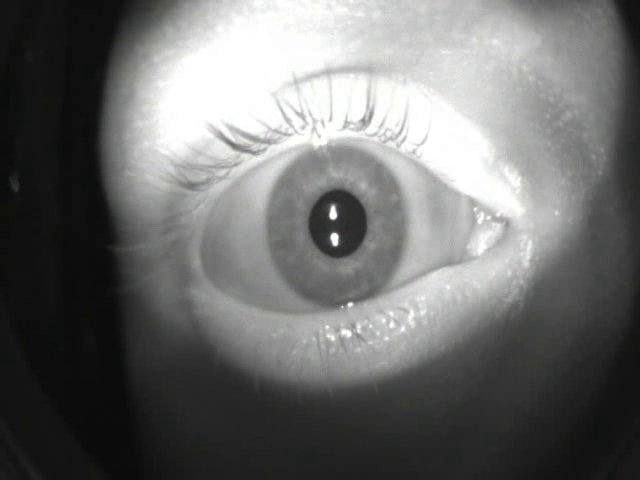
//> input picture frame 12 of Video1.avi, 640 x 480 px
$ ./Main   (built with g++ and OpenCV 4)
//> lines starting //> are read from the running program, lines starting //| are printed output that depends on the picture; after the words box and inside, x2 and y2 are one past the last pixel; in counts of white or black regions, pixels touching at a corner belong together
#define _USE_MATH_DEFINES

#include "opencv2/video/background_segm.hpp"
#include "opencv2/highgui.hpp"
#include "opencv2/imgproc.hpp"
#include "opencv2/videoio.hpp"

#include "opencv2/highgui.hpp"
#include "opencv2/imgproc.hpp"
#include "opencv2/core.hpp"
#include "opencv2/features2d.hpp"

#include <vector>
#include <fstream>
#include <iostream>
#include <math.h>

using namespace std;
using namespace cv;
using std::cout;

double angulo = 0;

int tampleX = 0;
cv::Mat temple;

int zoom = 4;
int thresh = 66;
int matrix[1000][3];
bool visualization = false;

typedef struct _Eye {

	Point* center;
	float pupilSize;

} Eye;

Eye getPupilCenter(Mat frame)
{
    Point* defPoint = new Point(0, 0);
	float defSize = 0;

	Eye eye = { defPoint, defSize };
    Mat subFrame, frame_gray, tempMAT;

    //Corte da imagem e conversão de RGB para tons de cinza

	int roiX = frame.cols * 0.30;
	int roiY = frame.rows * 0.20;
	int roiW = frame.cols * 0.50;
	int roiH = frame.rows * 0.60;

    Rect ROI = Rect(roiX, roiY, roiW, roiH);
    subFrame = frame(ROI);

    cvtColor(subFrame, frame_gray, CV_RGB2GRAY);

    //Limiar
    threshold(frame_gray, frame_gray, thresh, 255, 1);

    //Canny
    Canny(frame_gray, frame_gray, 100, 255);

    //Morfologia
    Mat kernel;
    int tamanho = 5;
    kernel = cv::getStructuringElement(CV_SHAPE_RECT, cv::Size(tamanho, tamanho));
    dilate(frame_gray, frame_gray, kernel, Point(-1, -1), 2, 1, 1);
    erode(frame_gray, frame_gray, kernel, Point(-1, -1), 2, 1, 1);

    //Detecção de bordas
    vector<vector<Point> > contornos;
    vector<Vec4i> hierarquia;

    findContours(frame_gray, contornos, hierarquia, CV_RETR_EXTERNAL, CV_CHAIN_APPROX_NONE, Point(roiX, roiY));

    if (contornos.empty())
        return eye;

    int indiceDoContorno, areaDoContorno = 0, temp;
    vector<Point> contorno;
    for (unsigned int i = 0; i < contornos.size(); i++)
    {
        contorno = contornos[i];
        temp = contourArea(contorno);
        if (temp >= areaDoContorno)
        {
            indiceDoContorno = i;
            areaDoContorno = temp;
        }
    }

    Mat contourMat(frame.rows, frame.cols, CV_8UC3);

    //BOUNDING-BOX
    Rect aux = boundingRect(contornos[indiceDoContorno]);

    drawContours(contourMat, contornos, indiceDoContorno, Scalar(255, 255, 255), 1, 8, hierarquia, 0);

    if (contourArea(contornos[indiceDoContorno]) > 80)
    {
        //Desenho contornos e bounding-box
        rectangle(contourMat, aux, Scalar(0, 255, 0), 1);

        Point centro(aux.x + aux.width / 2, aux.y + aux.height / 2);
        eye.pupilSize = aux.width / 2;
        eye.center = &centro;

        if (eye.pupilSize == 0) eye.pupilSize = aux.width / 2;
    }
    else{
        //cout << contourArea(contornos[indiceDoContorno]);
        //imshow("Problema", contourMat);
        //waitKey(0);
    }
    return eye;
}

Eye getPupilCenterNew(Mat frame)
{
	Point* defPoint = new Point(0, 0);
	float defSize = 0;

	Eye eye = { defPoint, defSize };
	Mat subFrame, frame_gray, tempMAT;

	// Set ROI

	int roiX = frame.cols * 0.30;
	int roiY = frame.rows * 0.20;
	int roiW = frame.cols * 0.50;
	int roiH = frame.rows * 0.60;
	subFrame = frame(Rect(roiX, roiY, roiW, roiH));

	//Corte da imagem e conversão de RGB para tons de cinza

	cvtColor(subFrame, frame_gray, CV_RGB2GRAY);

	//Limiar
	threshold(frame_gray, frame_gray, thresh, 255, 1);

	// [11 lines of commented-out code are left out]
	vector<vector<Point> > contornos;
	vector<Vec4i> hierarquia;

	findContours(frame_gray, contornos, hierarquia, CV_RETR_EXTERNAL, CV_CHAIN_APPROX_NONE, Point(roiX, roiY));
	if (contornos.empty()) return eye;

	int indiceDoContorno, areaDoContorno = 0, temp;
	vector<Point> contorno;

	for (unsigned int i = 0; i < contornos.size(); i++)
	{
		contorno = contornos[i];
		temp = contourArea(contorno);
		if (temp >= areaDoContorno)
		{
			indiceDoContorno = i;
			areaDoContorno = temp;
		}
	}

	Mat contourMat(frame.rows, frame.cols, CV_8UC3);

	//BOUNDING-BOX
	Rect aux = boundingRect(contornos[indiceDoContorno]);
	drawContours(contourMat, contornos, indiceDoContorno, Scalar(255, 255, 255), 1, 8, hierarquia, 0);

	if (contourArea(contornos[indiceDoContorno]) > 80)
	{
		//Desenho contornos e bounding-box
		rectangle(contourMat, aux, Scalar(0, 255, 0), 1);

		Point centro(aux.x + aux.width / 2, aux.y + aux.height / 2);
		eye.pupilSize = aux.width / 2;
		eye.center->x = centro.x;
		eye.center->y = centro.y;

		if (eye.pupilSize == 0) eye.pupilSize = aux.width / 2;

	}

	return eye;

}

void compareCenter(VideoCapture capture)
{
	Mat frame;
	capture.read(frame);
//> frame is the input picture: 480 rows x 640 cols, CV_8UC3; mean B, G, R 109.7, 110.1, 109.9

	while (true)
	{

		// Pupila usando técnica original

			Mat frame_original = frame.clone();

			Eye original;
			original = getPupilCenter(frame_original);
//> in getPupilCenter, `subFrame = frame(ROI);`:
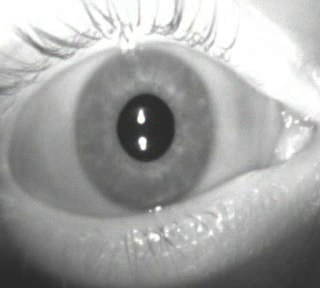
//> subFrame: 288 rows x 320 cols, CV_8UC3; mean B, G, R 163.8, 164.4, 164
//> in getPupilCenter, `threshold(frame_gray, frame_gray, thresh, 255, 1);`:
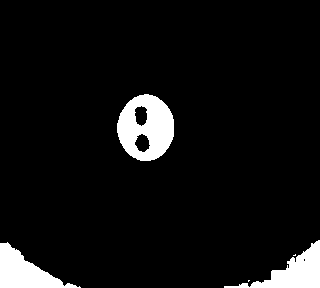
//> frame_gray: 288 rows x 320 cols, CV_8UC1; 6.5% white; 5 white regions (2 under 20 px), largest, box (x1, y1, x2, y2) and area: (117, 94, 174, 161) 2593, (0, 242, 81, 288) 1717, (224, 240, 320, 288) 1702
//> in getPupilCenter, `erode(frame_gray, frame_gray, kernel, Point(-1, -1), 2, 1, 1);`:
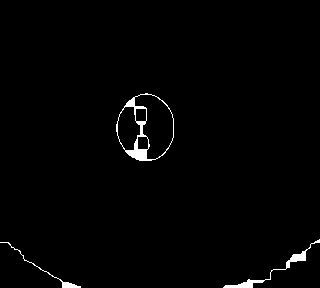
//> frame_gray: 288 rows x 320 cols, CV_8UC1; 1.3% white; 3 white regions
//> in getPupilCenter, `findContours(frame_gray, contornos, hierarquia, CV_RETR_EXTERNAL, CV_C..`: contornos = 3 contours; box (x1, y1, x2, y2) and area: (308, 189, 366, 257) 2974, (415, 335, 512, 384) 262, (192, 338, 273, 384) 77
//> the loop in getPupilCenter, `for (unsigned int i = 0; i < contornos.size(); i++)` made 3 passes
//> (temp, areaDoContorno) on passes 1 to 3: (77, 77), (262, 262), (2974, 2974)
//> after the loop in getPupilCenter, `for (unsigned int i = 0; i < contornos.size(); i++)`: indiceDoContorno = 2; areaDoContorno = 2974
//> in getPupilCenter, `Rect aux = boundingRect(contornos[indiceDoContorno]);`: aux = Rect(308, 189, 58, 68)
//> in getPupilCenter, `drawContours(contourMat, contornos, indiceDoContorno, Scalar(255, 255,..`: contourMat: 480 rows x 640 cols, CV_8UC3; 0.06% white in thin lines or dots, all inside (x1, y1, x2, y2) = (308, 189, 366, 257)
//> in getPupilCenter, `rectangle(contourMat, aux, Scalar(0, 255, 0), 1);`:
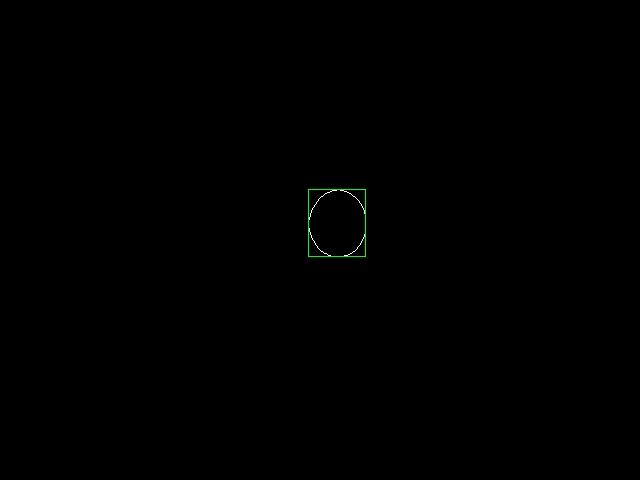
//> contourMat: 480 rows x 640 cols, CV_8UC3; mean B, G, R 0.1, 0.3, 0.1
//> in getPupilCenter, `Point centro(aux.x + aux.width / 2, aux.y + aux.height / 2);`: centro = Point(337, 223)
//> in getPupilCenter, `eye.pupilSize = aux.width / 2;`: eye.pupilSize = 29

			// cout << original.center.x << original.center.y << original.pupilSize*2 << endl;;
			circle(frame_original, *(original.center), original.pupilSize, Scalar(0, 0, 255), -1);
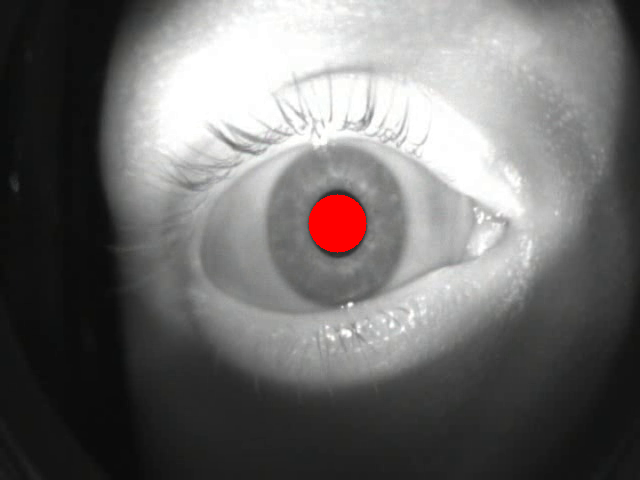
//> frame_original: 480 rows x 640 cols, CV_8UC3; 0.86% of pixels changed, all inside (x1, y1, x2, y2) = (308, 194, 367, 253)

			imshow("Original", frame_original);

		// Pupila usando nova técnica

			Mat frame_novo = frame.clone();

			Eye novo;
			novo = getPupilCenterNew(frame_novo);
//> in getPupilCenterNew, `findContours(frame_gray, contornos, hierarquia, CV_RETR_EXTERNAL, CV_C..`: contornos = 5 contours, 2 with area under 20; largest, box (x1, y1, x2, y2) and area: (309, 190, 366, 257) 2878, (192, 338, 273, 384) 1610, (416, 336, 512, 384) 1564
//> the loop in getPupilCenterNew, `for (unsigned int i = 0; i < contornos.size(); i++)` made 5 passes
//> (temp, areaDoContorno) on passes 3, 5: (1609, 1609), (2878, 2878)
//> temp on pass 4: 1564
//> after the loop in getPupilCenterNew, `for (unsigned int i = 0; i < contornos.size(); i++)`: indiceDoContorno = 4; areaDoContorno = 2878
//> in getPupilCenterNew, `Rect aux = boundingRect(contornos[indiceDoContorno]);`: aux = Rect(309, 190, 57, 67)
//> in getPupilCenterNew, `drawContours(contourMat, contornos, indiceDoContorno, Scalar(255, 255,..`: contourMat: 480 rows x 640 cols, CV_8UC3; 0.06% white in thin lines or dots, all inside (x1, y1, x2, y2) = (309, 190, 366, 257)
//> in getPupilCenterNew, `rectangle(contourMat, aux, Scalar(0, 255, 0), 1);`:
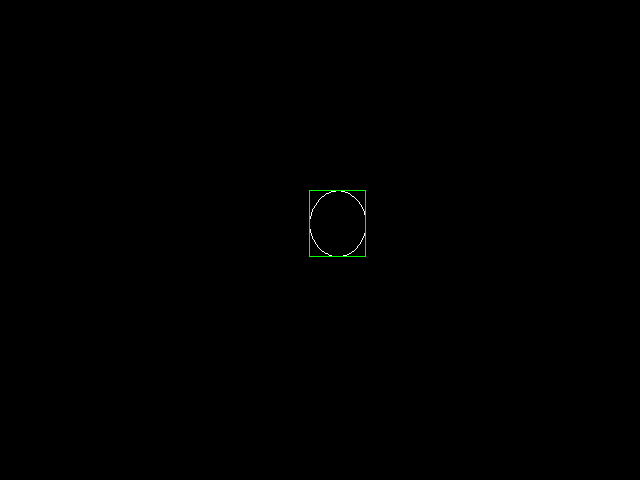
//> contourMat: 480 rows x 640 cols, CV_8UC3; mean B, G, R 0.1, 0.3, 0.1
//> in getPupilCenterNew, `Point centro(aux.x + aux.width / 2, aux.y + aux.height / 2);`: centro = Point(337, 223)
//> in getPupilCenterNew, `eye.pupilSize = aux.width / 2;`: eye.pupilSize = 28

			// cout << novo.center.x << novo.center.y << novo.pupilSize*2 << endl;;
			circle(frame_novo, *(novo.center), novo.pupilSize, Scalar(0, 0, 255), -1);
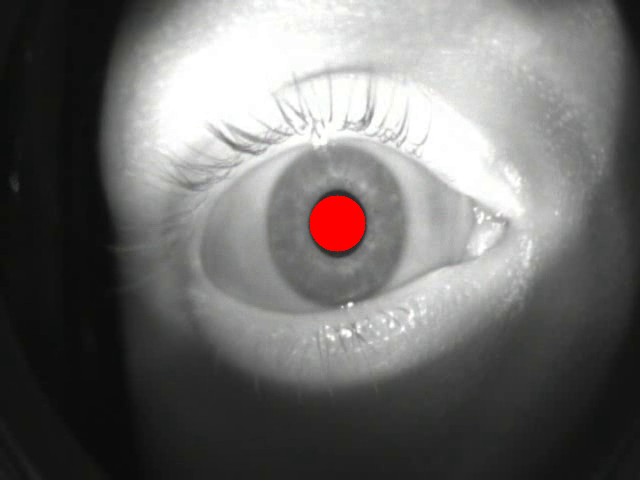
//> frame_novo: 480 rows x 640 cols, CV_8UC3; 0.8% of pixels changed, all inside (x1, y1, x2, y2) = (309, 195, 366, 252)

			imshow("Novo", frame_novo);

		// Ler resultado da avaliação

			int key = cv::waitKey(0) - 49;
//> the Esc key is pressed
			cout << key << endl;

		// Continuar avaliação

			if (!capture.read(frame)) break;

	}

	cv::waitKey(0);
}

int main()
{
	VideoCapture capture("./Video1.avi");

	if (!capture.isOpened()) { printf("Couldn't load video!"); cv::waitKey(0); return -1; }

	compareCenter(capture);
	return 0;
}

/*

 - Video1 Works
 - Video2 Doesn't
 - Video3 Works
 - Video4 Doesn't
 - Video5 Works

*/
